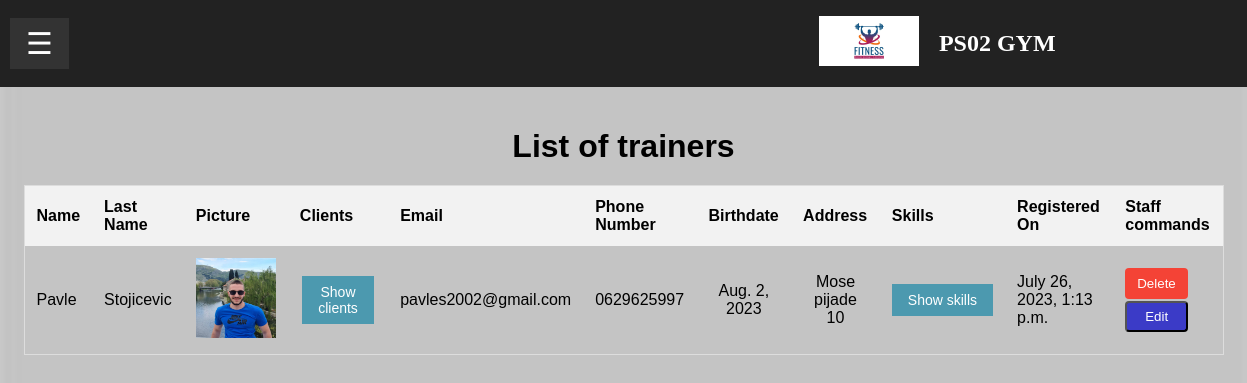
/trainers_list/ (signed in), run on an earlier commit of the app's database.
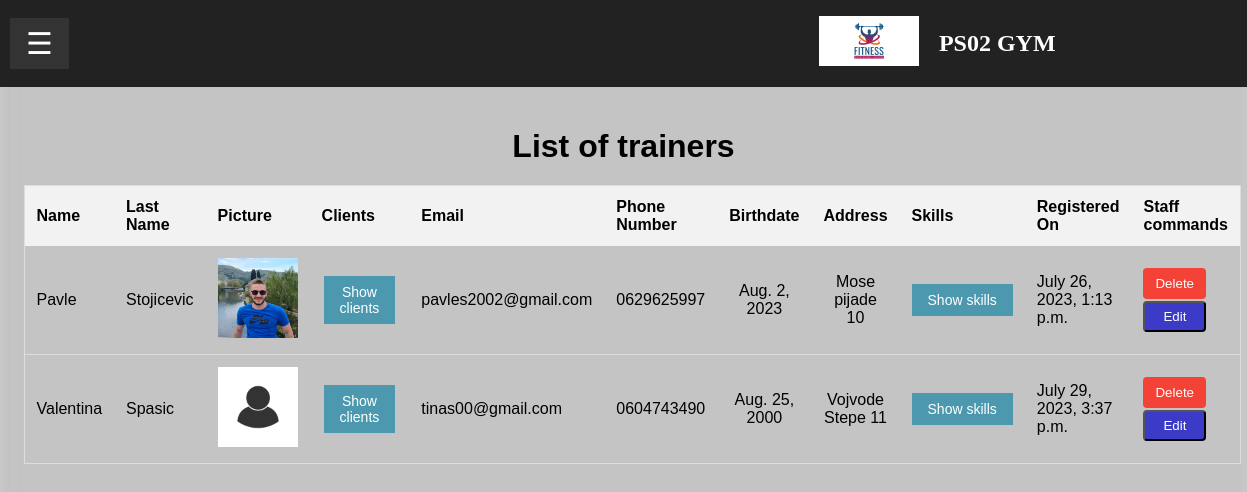
And on a later commit of the database.
### gym/models.py (models this page shows, shortened)
class Trainer(models.Model):
    clients = models.ManyToManyField(Member, related_name='trainers')
    name = models.CharField(max_length=255, blank=False)
    last_name = models.CharField(max_length=255, blank=False)
    picture = models.ImageField(upload_to="images/", null=True)
    birthdate = models.DateField(blank=False)
    skills = models.ManyToManyField(SkillChoices)
    phone_number = models.CharField(max_length=20, blank=True)
    email = models.EmailField(blank=False)
    address = models.CharField(max_length=255, blank=True)
    registered_on = models.DateTimeField(auto_now_add=True, null=True)

### gym/views.py (the view)
# urls.py: path('trainers_list/', views.TrainerListView.as_view(), name='trainers_list'),
class TrainerListView(ListView):
    model = Trainer
    template_name = 'trainers/trainer_list.html'
    context_object_name = 'trainers'

### gym/templates/trainers/trainer_list.html (shortened to what this page needs)
{% extends 'base.html' %}
{% load static %}
{%block content%}
{% if user.is_authenticated %}
    {% if user.is_staff or user.is_superuser %}
<html lang="en">
<head>
    <link rel="stylesheet" href="{% static 'gym/css/members_list.css'%}">
</head>
<body>
    <div class="container">
        <h1>List of trainers</h1>
        <table>
            <thead>
                <tr>
                    <th>Name</th>
                    <th>Last Name</th>
                    <th>Picture</th>
                    <th>Clients</th>
                    <th>Email</th>
                    <th>Phone Number</th>
                    <th>Birthdate</th>
                    <th>Address</th>
                    <th>Skills</th>
                    <th>Registered On</th>
                    {% if user.is_staff %}
                        <th>Staff commands</th>
                    {%endif%}
                </tr>
            </thead>
            <tbody>
                {% for trainer in trainers %}
                <tr>
                    <td>{{ trainer.name }}</td>
                    <td>{{ trainer.last_name }}</td>
                    <td><img src="{{trainer.picture.url}}" width="80px" height="80px"></td>
                    <td>
                        <button class="show-clients-btn" data-trainer-id="{{ trainer.pk }}" data-trainer-name="{{trainer.name}}">Show clients</button>
                    </td>
                    <td>{{ trainer.email }}</td>
                    <td>{{ trainer.phone_number }}</td>
                    <td>{{ trainer.birthdate }}</td>
                    <td>{{ trainer.address }}</td>
                    <td>
                        <button class="show-skills-btn" data-trainer-id="{{ trainer.pk }}" data-trainer-name="{{trainer.name}}">Show skills</button>
                    </td>
                    <td>{{ trainer.registered_on }}</td>
                    {% if user.is_staff %}
                        <td><button class="delete-button" data-trainer-id="{{ trainer.pk }}">Delete</button>
                        <a href="{% url 'edit_trainer' trainer.pk %}"><button class="edit-button">Edit</button></a></td>
                    {% endif %}
                </tr>
                {% endfor %}
            </tbody>
        </table>
    </div>
</body>
{% endif %}
{%endif%}
</html>
</body>
{%endblock%}

### gym/templates/base.html (shortened to what this page needs)
{% load static %}
{% include 'navbar.html'%}
<head>
</head>
<div class="content">
{% block content %}{%endblock%}
</div>
{% block background %}
<body id="bg" style="background-image: url('{% static "gym/img/background.jpg"%}');"></body>
{%endblock%}
<body>
</body>

### gym/templates/navbar.html (shortened to what this page needs)
<!DOCTYPE html>
{% load static %}
<html lang="en">
<head>
    <link rel="stylesheet" href="{% static 'gym/css/nav.css' %}">
</head>
<body>
    <nav class="navbar">
        <button class="navbar-toggle" onclick="toggleSidebar()">&#9776;</button>
        <div class="navbar-center">
            <div class="navbar-logo">
               <img src="{% static 'gym/img/logo.jpg' %}" width="70px" height="30px" alt="Gym Logo">
            </div>
            <h1 class="navbar-title">PS02 GYM</h1>
        </div>
    </nav>
</body>
</html>

### static/gym/css/nav.css (style rules this page uses)
body { margin: 0; padding: 0; font-family: Arial, sans-serif; }
.navbar { background-color: #222; color: #fff; padding: 10px; display: flex; align-items: center; position: sticky; top: 0; z-index: 100; }
.navbar-toggle { display: block; background-color: #333; color: #fff; border: none; padding: 0.5rem 1rem; font-size: 30px; cursor: pointer; z-index: 101; transition: background-color 0.3s ease; }
.navbar-center { display: flex; align-items: center; margin-left: 750px; }
.navbar-logo img { width: 100px; height: auto; }
.navbar-title { font-family:serif; font-size: 24px; margin-left: 10px; }
.navbar-logo { margin-right: 10px; }
.content { margin-left: auto; transition: margin-left 0.3s ease; }

### static/gym/css/members_list.css (style rules this page uses)
body { font-family: Arial, sans-serif; margin: 0; padding: 0; }
.container { max-width: 1200px; margin: 0 auto; padding: 20px; }
h1 { text-align: center; margin-bottom: 20px; }
table { width: 100%; border-collapse: collapse; border: 1px solid #ddd; }
thead th { background-color: #f2f2f2; padding: 12px; text-align: left; }
tbody td { padding: 12px; border-bottom: 1px solid #ddd; }
tbody td:nth-child(7) { text-align: center; }
tbody td:nth-child(8) { text-align: center; }
tbody td:nth-child(9) { white-space: nowrap; }
.delete-button { background-color: #f44336; color: #fff; border: none; border-radius: 4px; cursor: pointer; padding: 8px 12px; }
.edit-button { margin-top: 2px; background-color: rgb(59, 59, 199); color: #fff; cursor: pointer; border-radius: 4px; padding: 6px 18px; }
.show-skills-btn { background-color: #4c99af; color: white; border: none; padding: 8px 16px; text-align: center; text-decoration: none; display: inline-block; font-size: 14px; cursor: pointer; }
.show-clients-btn { background-color: #4c99af; color: white; border: none; padding: 8px 16px; display: inline; text-decoration: none; display: inline-block; font-size: 14px; margin: 2px 2px; cursor: pointer; }

### gym/templates/base.html (style rules this page uses)
.content { margin-left: auto; transition: margin-left 0.3s ease; }
#bg { background-repeat: repeat; background-size: 100%; }

What changed in the data, as far as the page shows it:
added Trainer: name "Valentina", last_name "Spasic", picture (picture), email "tinas00@gmail.com", phone_number "0604743490", birthdate "Aug. 25, 2000", address "Vojvode Stepe 11", registered_on "July 29, 2023, 3:37 p.m."
